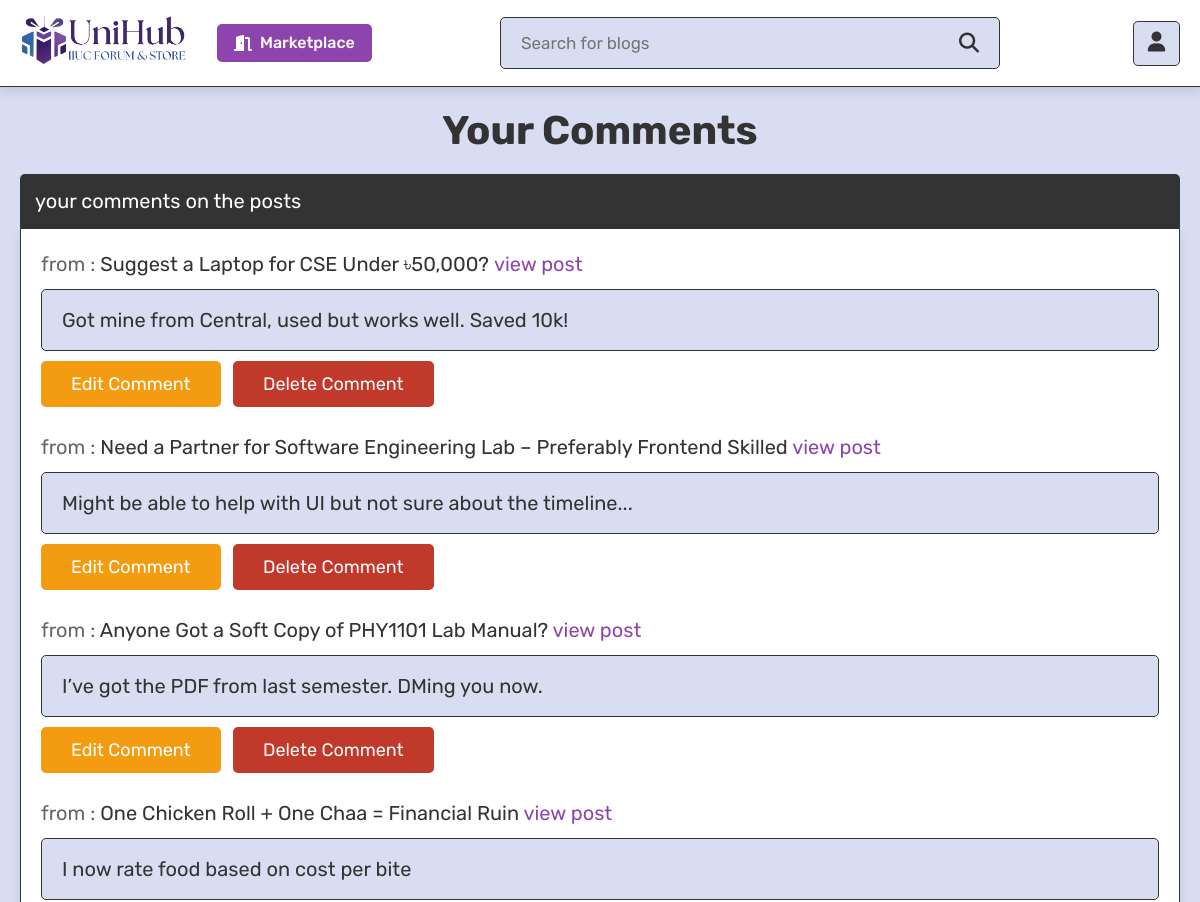
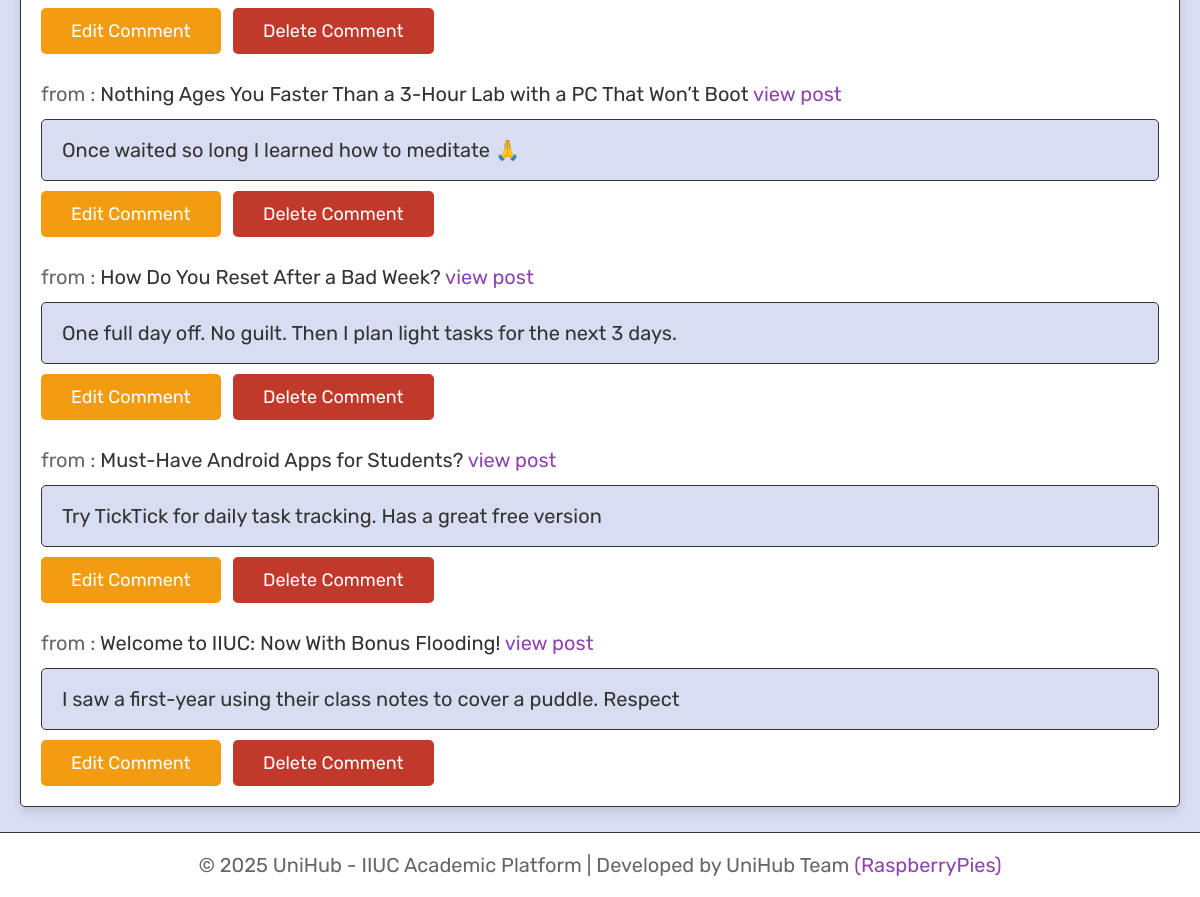
The app's page /project_blog/user_comments.php (signed in) with its own data (2 pictures, top to bottom).
### tables this page shows
CREATE TABLE `posts` (
  `id` int(100) NOT NULL,
  `user_id` int(100) NOT NULL,
  `name` varchar(100) NOT NULL,
  `title` varchar(100) NOT NULL,
  `content` varchar(10000) NOT NULL,
  `image` varchar(100) NOT NULL,
  `date` date NOT NULL DEFAULT current_timestamp(),
  `status` varchar(10) NOT NULL
);

CREATE TABLE `comments` (
  `id` int(100) NOT NULL,
  `post_id` int(100) NOT NULL,
  `user_id` int(100) NOT NULL,
  `user_name` varchar(50) NOT NULL,
  `comment` varchar(1000) NOT NULL,
  `date` date NOT NULL DEFAULT current_timestamp()
);

### project_blog/user_comments.php (the view, shortened to what this page needs)
<?php
include 'components/connect.php';
if(isset($_SESSION['user_id'])){
   $user_id = $_SESSION['user_id'];
}else{
   $user_id = '';
   header('location:home.php');
};
?>
<!DOCTYPE html>
<html lang="en">
<head>
   <link rel="stylesheet" href="https://cdnjs.cloudflare.com/ajax/libs/font-awesome/6.1.1/css/all.min.css">
   <link rel="stylesheet" href="css/style.css">
</head>
<body>
<?php include 'components/user_header.php'; ?>
<section class="comments-container">
   <h1 class="heading">your comments</h1>
   <p class="comment-title">your comments on the posts</p>
   <div class="user-comments-container">
      <?php
         $select_comments = $conn->prepare("SELECT * FROM `comments` WHERE user_id = ?");
         $select_comments->execute([$user_id]);
         if($select_comments->rowCount() > 0){
            while($fetch_comments = $select_comments->fetch(PDO::FETCH_ASSOC)){
      ?>
      <div class="show-comments">
         <?php
            $select_posts = $conn->prepare("SELECT * FROM `posts` WHERE id = ?");
            $select_posts->execute([$fetch_comments['post_id']]);
            while($fetch_posts = $select_posts->fetch(PDO::FETCH_ASSOC)){
         ?>
         <div class="post-title"> from : <span><?= $fetch_posts['title']; ?></span> <a href="view_post.php?post_id=<?= $fetch_posts['id']; ?>" >view post</a></div>
         <?php
            }
         ?>
         <div class="comment-box"><?= $fetch_comments['comment']; ?></div>
         <form action="" method="POST">
            <button type="submit" class="inline-option-btn" name="open_edit_box">edit comment</button>
            <button type="submit" class="inline-delete-btn" name="delete_comment" onclick="return confirm('delete this comment?');">delete comment</button>
         </form>
      </div>
      <?php
            }
         }else{
            echo '<p class="empty">no comments added yet!</p>';
         }
      ?>
   </div>
</section>
<?php include 'components/footer.php'; ?>
</body>
</html>

### project_blog/css/style.css (style rules this page uses)
:root { --purple:#8e44ad; --red:#c0392b; --orange:#f39c12; --black:#333; --white:#fff; --light-color:#666; --light-bg:#f5f5f5; --body-color:hsl(230, 50%, 90%); --border:.1rem solid var(--black); --box-shadow:0 .5rem 1rem rgba(0,0,0,.1); }
* { font-family: 'Rubik', sans-serif; margin:0; padding:0; box-sizing: border-box; outline: none; border:none; text-decoration: none; }
html { font-size: 62.5%; overflow-x: hidden; scroll-behavior: smooth; scroll-padding-top: 7rem; }
body { background-color: var(--body-color); padding-bottom: 7rem; }
section { padding:2rem; margin: 0 auto; max-width: 1200px; }
.btn, .delete-btn, .option-btn, .inline-btn, .inline-option-btn, .inline-delete-btn { margin-top: 1rem; border-radius: .5rem; cursor: pointer; font-size: 1.8rem; color:var(--white); padding:1.2rem 3rem; text-transform: capitalize; text-align: center; }
.inline-btn, .inline-option-btn, .inline-delete-btn { display: inline-block; margin-right: 1rem; }
.inline-delete-btn, .delete-btn { background-color: var(--red); }
.inline-option-btn, .option-btn { background-color: var(--orange); }
.heading { margin-bottom: 2rem; text-align: center; font-size: 4rem; color:var(--black); text-transform: capitalize; }
.comments-container .comment-title { background-color: var(--black); color:var(--white); padding:1.5rem; font-size: 2rem; border-radius: .5rem; border-bottom-left-radius: 0; border-bottom-right-radius: 0; }
.comments-container .user-comments-container { display: grid; gap:2.5rem; border:var(--border); box-shadow: var(--box-shadow); border-radius: .5rem; padding:2rem; background-color: var(--white); border-top-left-radius: 0; border-top-right-radius: 0; }
.comments-container .user-comments-container .show-comments .post-title { margin-bottom: 1rem; font-size: 2rem; color:var(--light-color); }
.comments-container .user-comments-container .show-comments .post-title span { color:var(--black); line-height: 1.5; }
.comments-container .user-comments-container .show-comments .post-title a { color:var(--purple); }
.comments-container .user-comments-container .show-comments .comment-box { border-radius: .5rem; background-color: var(--body-color); padding:1.5rem 2rem; font-size: 2rem; color:var(--black); width: 100%; white-space: pre-line; line-height: 1.5; border: var(--border); }

### records on screen
comments: comment "Got mine from Central, used but works well. Saved 10k!"
posts: title "Suggest a Laptop for CSE Under ৳50,000?"
comments: comment "Might be able to help with UI but not sure about the timeline..."
posts: title "Need a Partner for Software Engineering Lab – Preferably Frontend Skilled"
comments: comment "I’ve got the PDF from last semester. DMing you now."
posts: title "Anyone Got a Soft Copy of PHY1101 Lab Manual?"
comments: comment "I now rate food based on cost per bite"
posts: title "One Chicken Roll + One Chaa = Financial Ruin"
comments: comment "Once waited so long I learned how to meditate 🙏"
posts: title "Nothing Ages You Faster Than a 3-Hour Lab with a PC That Won’t Boot"
comments: comment "One full day off. No guilt. Then I plan light tasks for the next 3 days."
posts: title "How Do You Reset After a Bad Week?"
comments: comment "Try TickTick for daily task tracking. Has a great free version"
posts: title "Must-Have Android Apps for Students?"
comments: comment "I saw a first-year using their class notes to cover a puddle. Respect"
posts: title "Welcome to IIUC: Now With Bonus Flooding!"
